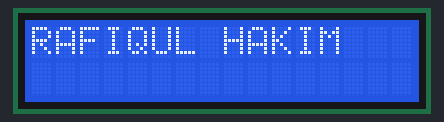
Bench run of a sketch on a simulated Arduino Uno, built with avr-gcc and run on an emulated ATmega328P. Shown: 16×2 character LCD.

Above: at 0.1 s.
At 0.6 s:
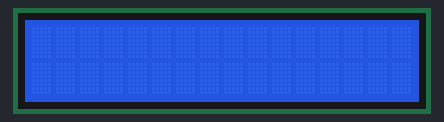

Measured:
- what the display in image 1 shows lasts 0.5 s, from 0.6 s to 1.1 s

The sketch:

LCD_program_2.ino
```cpp
#include <LiquidCrystal.h>

LiquidCrystal lcd (12, 11, 5, 4, 3, 2);

void setup() {
  lcd.begin(16, 2);
}

void loop() {
  lcd.print ("RAFIQUL HAKIM");
  delay(500);
  lcd.clear();
  delay(500);
}
```
